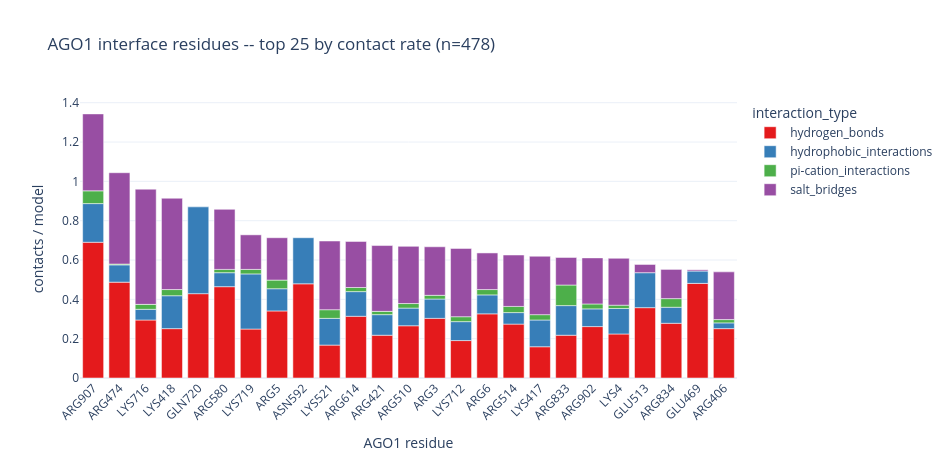
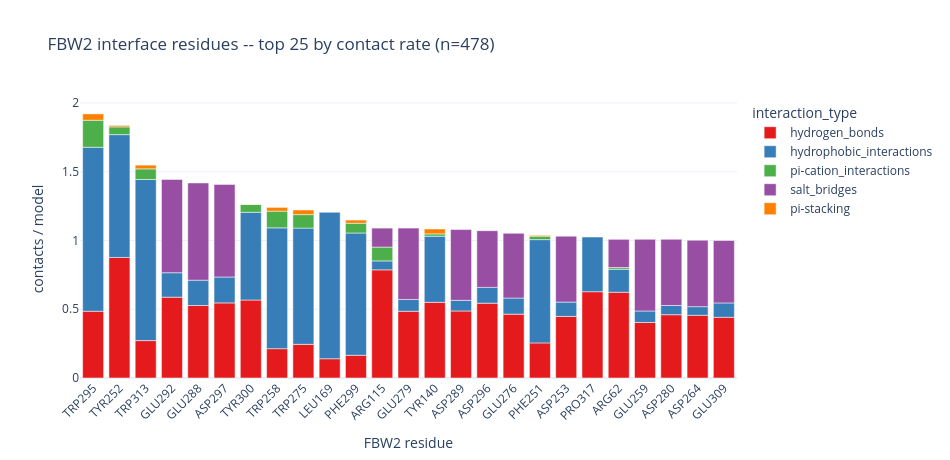

These figures' notebook cell, in order:
### Markdown cell above
## Residue-level interface map

Single-residue resolution for the busiest AGO1 and partner residues, split by
interaction type, plus the 2-D AGO1-residue × partner-residue contact map —
the predicted interface footprint, pooled across surviving backends. Runs for
the first populated protein couple; edit `COUPLE_FOR_RESIDUE_MAP` to switch.

### Code cell
COUPLE_FOR_RESIDUE_MAP = 'B'   # a protein partner chain letter
TOP_N = 25
bc = df[df["reschain_lig"] == COUPLE_FOR_RESIDUE_MAP].copy()
n_norm = df.groupby(["cluster", "fname"]).ngroups
partner_name = LIGAND_CHAIN_NAMES.get(COUPLE_FOR_RESIDUE_MAP, "partner")

def residue_rate_bar(data, resnr_col, restype_col, chain_label, filename):
    if data.empty:
        print(f"{chain_label}: no rows -- skipping."); return pd.DataFrame({resnr_col: [], restype_col: []})
    per_res_total = (data.groupby([resnr_col, restype_col], observed=True).size()
                     .div(n_norm).rename("rate").reset_index()
                     .sort_values("rate", ascending=False).head(TOP_N))
    order = per_res_total[resnr_col].tolist()
    per_res_itype = (data.groupby([resnr_col, restype_col, "interaction_type"], observed=True).size()
                     .div(n_norm).rename("rate").reset_index())
    per_res_itype = per_res_itype[per_res_itype[resnr_col].isin(order)].copy()
    per_res_itype["label"] = (per_res_itype[restype_col].astype(str)
                              + per_res_itype[resnr_col].astype(int).astype(str))
    label_order = [f"{per_res_total.loc[per_res_total[resnr_col] == r, restype_col].iloc[0]}{int(r)}"
                   for r in order]
    fig = px.bar(per_res_itype, x="label", y="rate", color="interaction_type",
                 category_orders={"label": label_order}, color_discrete_sequence=ITYPE_PALETTE,
                 template=TEMPLATE, title=f"{chain_label} interface residues -- top {TOP_N} by contact rate (n={n_norm})")
    fig.update_layout(width=950, height=460, xaxis_title=f"{chain_label} residue",
                      yaxis_title="contacts / model", xaxis_tickangle=-45)
    save_fig(fig, filename, "residue_interface")
    return per_res_total

top_rec = residue_rate_bar(bc, "resnr", "restype", RECEPTOR_NAME, f"{RECEPTOR_NAME.lower()}_top_residues.html")
top_lig = residue_rate_bar(bc, "resnr_lig", "restype_lig", partner_name, f"{partner_name.lower()}_top_residues.html")
display(top_rec.reset_index(drop=True)); display(top_lig.reset_index(drop=True))

### Figure 1 — Plotly figure (JSON) as saved in the notebook; plotly's stock layout.template omitted (floating-point values rounded to 4 significant figures)
{"data": [{"hovertemplate": "interaction_type=hydrogen_bonds<br>label=%{x}<br>rate=%{y}<extra></extra>", "legendgroup": "hydrogen_bonds", "marker": {"color": "rgb(228,26,28)", "pattern": {"shape": ""}}, "name": "hydrogen_bonds", "orientation": "v", "showlegend": true, "textposition": "auto", "type": "bar", "x": ["ARG3", "LYS4", "ARG5", "ARG6", "ARG406", "LYS417", "LYS418", "ARG421", "GLU469", "ARG474", "ARG510", "GLU513", "ARG514", "LYS521", "ARG580", "ASN592", "ARG614", "LYS712", "LYS716", "LYS719", "GLN720", "ARG833", "ARG834", "ARG902", "ARG907"], "xaxis": "x", "y": [0.3033, 0.2238, 0.341, 0.3264, 0.251, 0.159, 0.251, 0.2176, 0.4812, 0.4874, 0.2657, 0.3577, 0.2741, 0.1674, 0.4644, 0.4791, 0.3138, 0.1904, 0.295, 0.249, 0.4289, 0.2176, 0.2782, 0.2615, 0.6904], "yaxis": "y"}, {"hovertemplate": "interaction_type=hydrophobic_interactions<br>label=%{x}<br>rate=%{y}<extra></extra>", "legendgroup": "hydrophobic_interactions", "marker": {"color": "rgb(55,126,184)", "pattern": {"shape": ""}}, "name": "hydrophobic_interactions", "orientation": "v", "showlegend": true, "textposition": "auto", "type": "bar", "x": ["ARG3", "LYS4", "ARG5", "ARG6", "ARG406", "LYS417", "LYS418", "ARG421", "GLU469", "ARG474", "ARG510", "GLU513", "ARG514", "LYS521", "ARG580", "ASN592", "ARG614", "LYS712", "LYS716", "LYS719", "GLN720", "ARG833", "ARG834", "ARG902", "ARG907"], "xaxis": "x", "y": [0.09833, 0.1297, 0.113, 0.09623, 0.02929, 0.136, 0.1674, 0.1046, 0.06276, 0.08787, 0.08996, 0.1778, 0.05858, 0.136, 0.07113, 0.2343, 0.1255, 0.09623, 0.05439, 0.2803, 0.4414, 0.1506, 0.08159, 0.08996, 0.1967], "yaxis": "y"}, {"hovertemplate": "interaction_type=pi-cation_interactions<br>label=%{x}<br>rate=%{y}<extra></extra>", "legendgroup": "pi-cation_interactions", "marker": {"color": "rgb(77,175,74)", "pattern": {"shape": ""}}, "name": "pi-cation_interactions", "orientation": "v", "showlegend": true, "textposition": "auto", "type": "bar", "x": ["ARG3", "LYS4", "ARG5", "ARG6", "ARG406", "LYS417", "LYS418", "ARG421", "ARG474", "ARG510", "ARG514", "LYS521", "ARG580", "ARG614", "LYS712", "LYS716", "LYS719", "ARG833", "ARG834", "ARG902", "ARG907"], "xaxis": "x", "y": [0.01883, 0.01674, 0.04393, 0.0272, 0.01674, 0.0272, 0.03138, 0.01674, 0.004184, 0.02301, 0.03138, 0.04393, 0.01674, 0.02092, 0.0251, 0.0251, 0.02301, 0.1046, 0.04393, 0.0251, 0.06485], "yaxis": "y"}, {"hovertemplate": "interaction_type=salt_bridges<br>label=%{x}<br>rate=%{y}<extra></extra>", "legendgroup": "salt_bridges", "marker": {"color": "rgb(152,78,163)", "pattern": {"shape": ""}}, "name": "salt_bridges", "orientation": "v", "showlegend": true, "textposition": "auto", "type": "bar", "x": ["ARG3", "LYS4", "ARG5", "ARG6", "ARG406", "LYS417", "LYS418", "ARG421", "GLU469", "ARG474", "ARG510", "GLU513", "ARG514", "LYS521", "ARG580", "ARG614", "LYS712", "LYS716", "LYS719", "ARG833", "ARG834", "ARG902", "ARG907"], "xaxis": "x", "y": [0.2469, 0.2385, 0.2155, 0.1862, 0.2427, 0.2971, 0.4644, 0.3347, 0.006276, 0.4644, 0.2908, 0.04184, 0.2615, 0.3494, 0.3054, 0.2343, 0.3473, 0.5858, 0.1757, 0.1402, 0.1485, 0.2343, 0.3912], "yaxis": "y"}], "layout": {"barmode": "relative", "height": 460, "legend": {"title": {"text": "interaction_type"}, "tracegroupgap": 0}, "title": {"text": "AGO1 interface residues -- top 25 by contact rate (n=478)"}, "width": 950, "xaxis": {"anchor": "y", "categoryarray": ["ARG907", "ARG474", "LYS716", "LYS418", "GLN720", "ARG580", "LYS719", "ARG5", "ASN592", "LYS521", "ARG614", "ARG421", "ARG510", "ARG3", "LYS712", "ARG6", "ARG514", "LYS417", "ARG833", "ARG902", "LYS4", "GLU513", "ARG834", "GLU469", "ARG406"], "categoryorder": "array", "domain": [0.0, 1.0], "tickangle": -45, "title": {"text": "AGO1 residue"}}, "yaxis": {"anchor": "x", "domain": [0.0, 1.0], "title": {"text": "contacts / model"}}}}

### Figure 2 — Plotly figure (JSON) as saved in the notebook; plotly's stock layout.template omitted (floating-point values rounded to 4 significant figures)
{"data": [{"hovertemplate": "interaction_type=hydrogen_bonds<br>label=%{x}<br>rate=%{y}<extra></extra>", "legendgroup": "hydrogen_bonds", "marker": {"color": "rgb(228,26,28)", "pattern": {"shape": ""}}, "name": "hydrogen_bonds", "orientation": "v", "showlegend": true, "textposition": "auto", "type": "bar", "x": ["ARG62", "ARG115", "TYR140", "LEU169", "PHE251", "TYR252", "ASP253", "TRP258", "GLU259", "ASP264", "TRP275", "GLU276", "GLU279", "ASP280", "GLU288", "ASP289", "GLU292", "TRP295", "ASP296", "ASP297", "PHE299", "TYR300", "GLU309", "TRP313", "PRO317"], "xaxis": "x", "y": [0.6234, 0.7866, 0.5502, 0.1402, 0.2552, 0.8766, 0.4477, 0.2134, 0.4038, 0.4561, 0.2448, 0.4644, 0.4854, 0.4603, 0.5272, 0.4874, 0.5879, 0.4854, 0.5439, 0.546, 0.1653, 0.5669, 0.4414, 0.272, 0.6276], "yaxis": "y"}, {"hovertemplate": "interaction_type=hydrophobic_interactions<br>label=%{x}<br>rate=%{y}<extra></extra>", "legendgroup": "hydrophobic_interactions", "marker": {"color": "rgb(55,126,184)", "pattern": {"shape": ""}}, "name": "hydrophobic_interactions", "orientation": "v", "showlegend": true, "textposition": "auto", "type": "bar", "x": ["ARG62", "ARG115", "TYR140", "LEU169", "PHE251", "TYR252", "ASP253", "TRP258", "GLU259", "ASP264", "TRP275", "GLU276", "GLU279", "ASP280", "GLU288", "ASP289", "GLU292", "TRP295", "ASP296", "ASP297", "PHE299", "TYR300", "GLU309", "TRP313", "PRO317"], "xaxis": "x", "y": [0.1674, 0.06485, 0.4812, 1.065, 0.751, 0.8933, 0.1046, 0.8787, 0.08368, 0.06276, 0.8452, 0.1172, 0.08577, 0.06695, 0.1841, 0.07741, 0.1778, 1.192, 0.1151, 0.1883, 0.8891, 0.6381, 0.1046, 1.172, 0.3975], "yaxis": "y"}, {"hovertemplate": "interaction_type=pi-cation_interactions<br>label=%{x}<br>rate=%{y}<extra></extra>", "legendgroup": "pi-cation_interactions", "marker": {"color": "rgb(77,175,74)", "pattern": {"shape": ""}}, "name": "pi-cation_interactions", "orientation": "v", "showlegend": true, "textposition": "auto", "type": "bar", "x": ["ARG62", "ARG115", "TYR140", "PHE251", "TYR252", "TRP258", "TRP275", "TRP295", "PHE299", "TYR300", "TRP313"], "xaxis": "x", "y": [0.01255, 0.1004, 0.01674, 0.0251, 0.05649, 0.1213, 0.09833, 0.1967, 0.07113, 0.05649, 0.07741], "yaxis": "y"}, {"hovertemplate": "interaction_type=salt_bridges<br>label=%{x}<br>rate=%{y}<extra></extra>", "legendgroup": "salt_bridges", "marker": {"color": "rgb(152,78,163)", "pattern": {"shape": ""}}, "name": "salt_bridges", "orientation": "v", "showlegend": true, "textposition": "auto", "type": "bar", "x": ["ARG62", "ARG115", "ASP253", "GLU259", "ASP264", "GLU276", "GLU279", "ASP280", "GLU288", "ASP289", "GLU292", "ASP296", "ASP297", "GLU309"], "xaxis": "x", "y": [0.205, 0.1381, 0.4791, 0.5209, 0.4833, 0.4707, 0.5188, 0.4812, 0.7071, 0.5146, 0.6778, 0.4121, 0.6736, 0.454], "yaxis": "y"}, {"hovertemplate": "interaction_type=pi-stacking<br>label=%{x}<br>rate=%{y}<extra></extra>", "legendgroup": "pi-stacking", "marker": {"color": "rgb(255,127,0)", "pattern": {"shape": ""}}, "name": "pi-stacking", "orientation": "v", "showlegend": true, "textposition": "auto", "type": "bar", "x": ["TYR140", "PHE251", "TYR252", "TRP258", "TRP275", "TRP295", "PHE299", "TYR300", "TRP313"], "xaxis": "x", "y": [0.03556, 0.006276, 0.01046, 0.0272, 0.03347, 0.04603, 0.02301, 0.002092, 0.0272], "yaxis": "y"}], "layout": {"barmode": "relative", "height": 460, "legend": {"title": {"text": "interaction_type"}, "tracegroupgap": 0}, "title": {"text": "FBW2 interface residues -- top 25 by contact rate (n=478)"}, "width": 950, "xaxis": {"anchor": "y", "categoryarray": ["TRP295", "TYR252", "TRP313", "GLU292", "GLU288", "ASP297", "TYR300", "TRP258", "TRP275", "LEU169", "PHE299", "ARG115", "GLU279", "TYR140", "ASP289", "ASP296", "GLU276", "PHE251", "ASP253", "PRO317", "ARG62", "GLU259", "ASP280", "ASP264", "GLU309"], "categoryorder": "array", "domain": [0.0, 1.0], "tickangle": -45, "title": {"text": "FBW2 residue"}}, "yaxis": {"anchor": "x", "domain": [0.0, 1.0], "title": {"text": "contacts / model"}}}}
